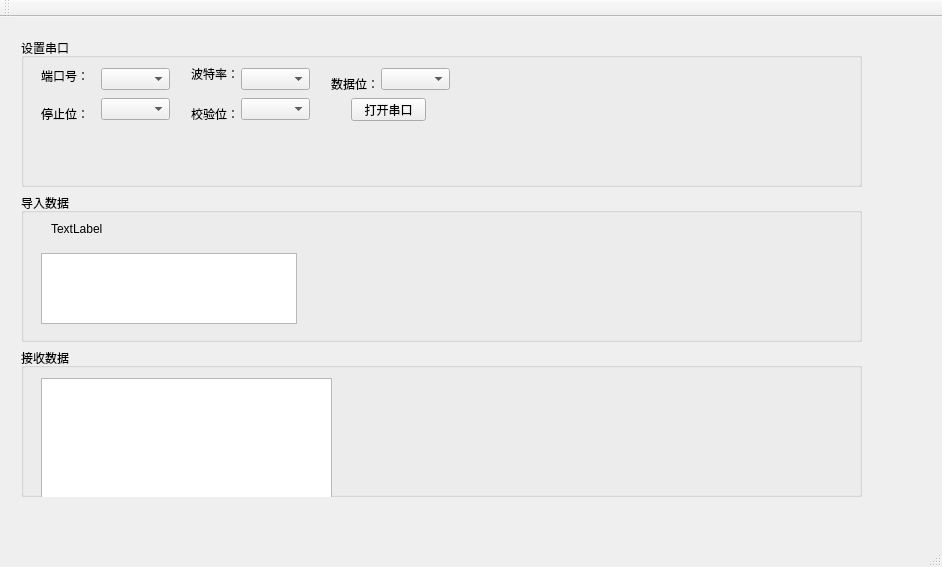
<?xml version="1.0" encoding="UTF-8"?>
<ui version="4.0">
 <class>MonitorTestToolClass</class>
 <widget class="QMainWindow" name="MonitorTestToolClass">
  <property name="geometry">
   <rect>
    <x>0</x>
    <y>0</y>
    <width>942</width>
    <height>567</height>
   </rect>
  </property>
  <property name="windowTitle">
   <string>MonitorTestTool</string>
  </property>
  <widget class="QWidget" name="centralWidget">
   <widget class="QWidget" name="horizontalLayoutWidget">
    <property name="geometry">
     <rect>
      <x>10</x>
      <y>10</y>
      <width>871</width>
      <height>481</height>
     </rect>
    </property>
    <layout class="QHBoxLayout" name="horizontalLayout">
     <item>
      <layout class="QVBoxLayout" name="verticalLayout_3">
       <item>
        <widget class="QGroupBox" name="groupBox">
         <property name="title">
          <string>设置串口</string>
         </property>
         <widget class="QLabel" name="label">
          <property name="geometry">
           <rect>
            <x>20</x>
            <y>30</y>
            <width>61</width>
            <height>16</height>
           </rect>
          </property>
          <property name="text">
           <string>端口号：</string>
          </property>
         </widget>
         <widget class="QComboBox" name="comboBox">
          <property name="geometry">
           <rect>
            <x>80</x>
            <y>30</y>
            <width>69</width>
            <height>22</height>
           </rect>
          </property>
         </widget>
         <widget class="QLabel" name="label_2">
          <property name="geometry">
           <rect>
            <x>170</x>
            <y>30</y>
            <width>54</width>
            <height>12</height>
           </rect>
          </property>
          <property name="text">
           <string>波特率：</string>
          </property>
         </widget>
         <widget class="QComboBox" name="comboBox_2">
          <property name="geometry">
           <rect>
            <x>220</x>
            <y>30</y>
            <width>69</width>
            <height>22</height>
           </rect>
          </property>
         </widget>
         <widget class="QLabel" name="label_3">
          <property name="geometry">
           <rect>
            <x>310</x>
            <y>40</y>
            <width>54</width>
            <height>12</height>
           </rect>
          </property>
          <property name="text">
           <string>数据位：</string>
          </property>
         </widget>
         <widget class="QComboBox" name="comboBox_3">
          <property name="geometry">
           <rect>
            <x>360</x>
            <y>30</y>
            <width>69</width>
            <height>22</height>
           </rect>
          </property>
         </widget>
         <widget class="QLabel" name="label_4">
          <property name="geometry">
           <rect>
            <x>20</x>
            <y>70</y>
            <width>54</width>
            <height>12</height>
           </rect>
          </property>
          <property name="text">
           <string>停止位：</string>
          </property>
         </widget>
         <widget class="QComboBox" name="comboBox_4">
          <property name="geometry">
           <rect>
            <x>80</x>
            <y>60</y>
            <width>69</width>
            <height>22</height>
           </rect>
          </property>
         </widget>
         <widget class="QLabel" name="label_5">
          <property name="geometry">
           <rect>
            <x>170</x>
            <y>70</y>
            <width>54</width>
            <height>12</height>
           </rect>
          </property>
          <property name="text">
           <string>校验位：</string>
          </property>
         </widget>
         <widget class="QComboBox" name="comboBox_5">
          <property name="geometry">
           <rect>
            <x>220</x>
            <y>60</y>
            <width>69</width>
            <height>22</height>
           </rect>
          </property>
         </widget>
         <widget class="QPushButton" name="pushButton">
          <property name="geometry">
           <rect>
            <x>330</x>
            <y>60</y>
            <width>75</width>
            <height>23</height>
           </rect>
          </property>
          <property name="text">
           <string>打开串口</string>
          </property>
         </widget>
        </widget>
       </item>
       <item>
        <widget class="QGroupBox" name="groupBox_3">
         <property name="title">
          <string>导入数据</string>
         </property>
         <widget class="QLabel" name="label_6">
          <property name="geometry">
           <rect>
            <x>30</x>
            <y>30</y>
            <width>54</width>
            <height>12</height>
           </rect>
          </property>
          <property name="text">
           <string>TextLabel</string>
          </property>
         </widget>
         <widget class="QTextBrowser" name="textBrowser">
          <property name="geometry">
           <rect>
            <x>20</x>
            <y>60</y>
            <width>256</width>
            <height>71</height>
           </rect>
          </property>
         </widget>
        </widget>
       </item>
       <item>
        <widget class="QGroupBox" name="groupBox_2">
         <property name="title">
          <string>接收数据</string>
         </property>
         <widget class="QTextEdit" name="textEdit">
          <property name="geometry">
           <rect>
            <x>20</x>
            <y>30</y>
            <width>291</width>
            <height>181</height>
           </rect>
          </property>
         </widget>
        </widget>
       </item>
      </layout>
     </item>
     <item>
      <layout class="QVBoxLayout" name="verticalLayout_2">
       <property name="spacing">
        <number>26</number>
       </property>
       <property name="sizeConstraint">
        <enum>QLayout::SetNoConstraint</enum>
       </property>
       <property name="leftMargin">
        <number>4</number>
       </property>
       <property name="topMargin">
        <number>4</number>
       </property>
       <property name="rightMargin">
        <number>4</number>
       </property>
       <property name="bottomMargin">
        <number>4</number>
       </property>
      </layout>
     </item>
    </layout>
   </widget>
  </widget>
  <widget class="QMenuBar" name="menuBar">
   <property name="geometry">
    <rect>
     <x>0</x>
     <y>0</y>
     <width>942</width>
     <height>23</height>
    </rect>
   </property>
  </widget>
  <widget class="QToolBar" name="mainToolBar">
   <attribute name="toolBarArea">
    <enum>TopToolBarArea</enum>
   </attribute>
   <attribute name="toolBarBreak">
    <bool>false</bool>
   </attribute>
  </widget>
  <widget class="QStatusBar" name="statusBar"/>
 </widget>
 <layoutdefault spacing="6" margin="11"/>
 <resources>
  <include location="monitortesttool.qrc"/>
 </resources>
 <connections/>
</ui>
